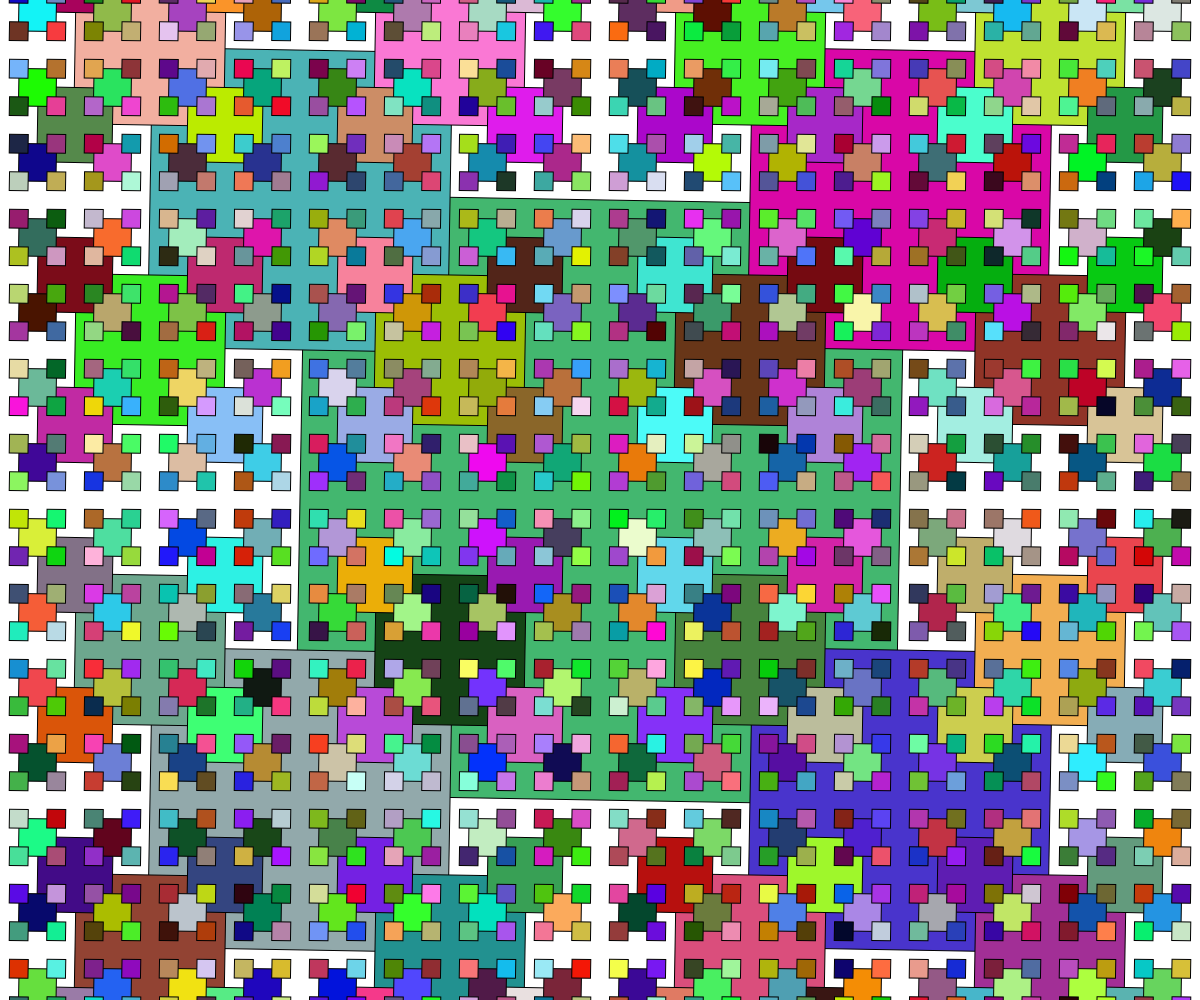
Frame 1 (no input)
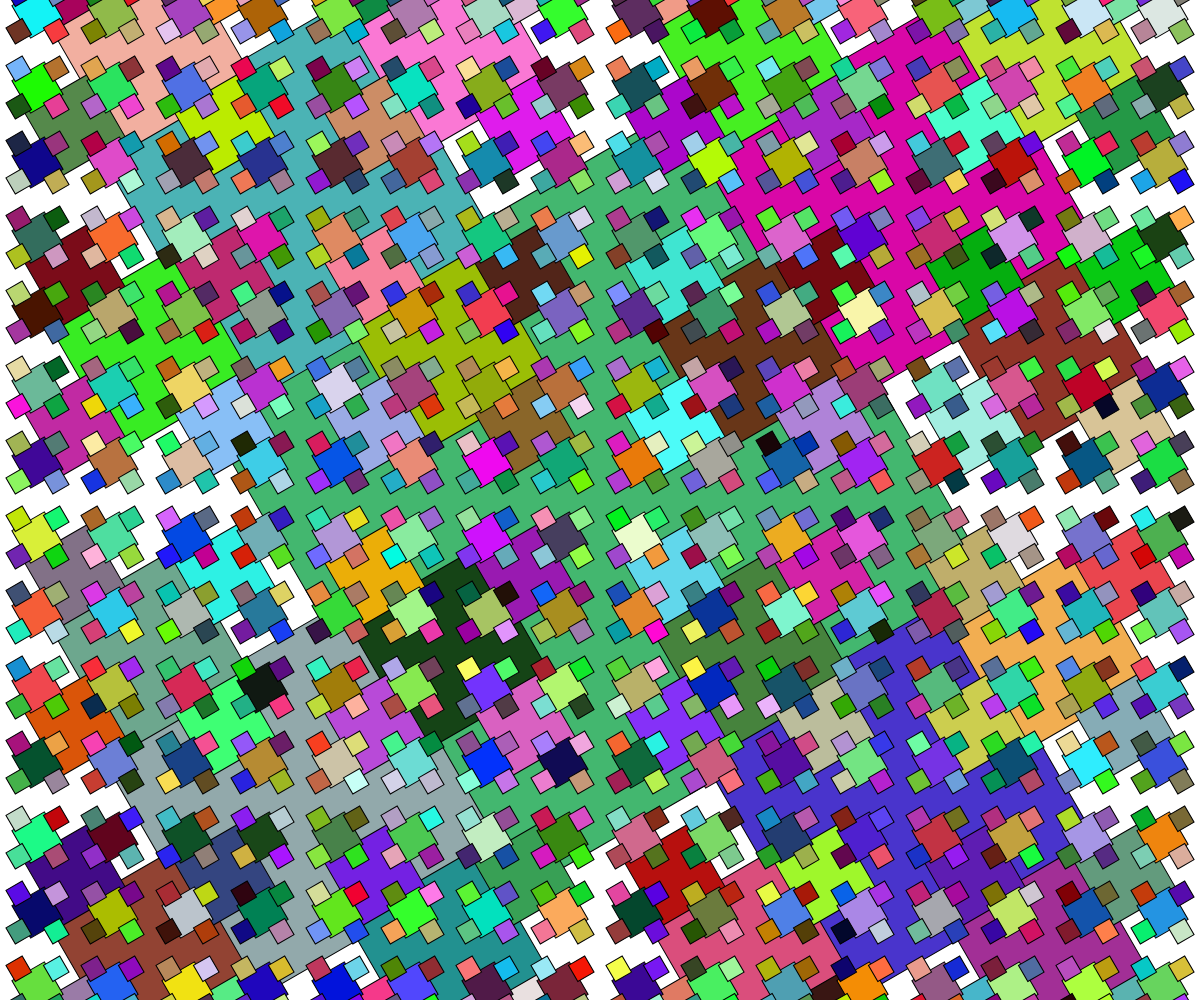
Frame 60 (no input)
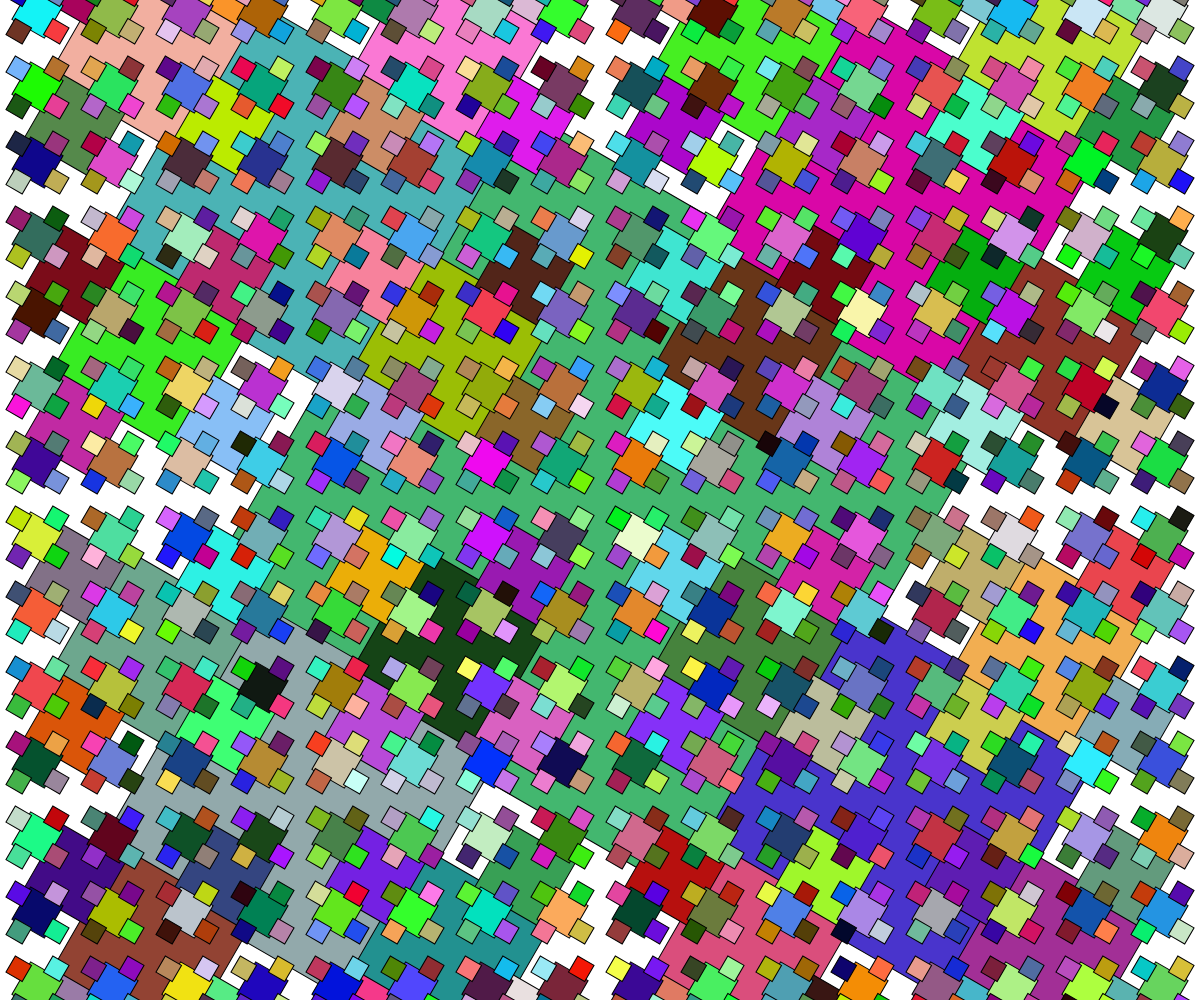
Frame 120 (the mouse pressed at the canvas centre since frame 60)

The p5.js sketch that drew these frames (run headless with seeded random() and noise() and a simulated clock; from frame 60 on, the mouse is pressed at the canvas centre):

// p5.js sketch
// ── sketch.js
// Project Title
// Your Name
// Date
//
// Extra for Experts:
// - describe what you did to take this project "above and beyond"

let seed;

function setup() {
  createCanvas(windowWidth, windowHeight);
  noFill();
  seed = random(100);
}

function draw() {
  background(255);
  randomSeed(seed);
  // circleInCircle(width/2,height/2,width);
  // cantor(width*0.1,height*0.3,width*0.8,6);
  // circleFractal(width/2, height/2, height/2);
  squareFractal(width / 2, height / 2, width / 2);
}

function squareFractal(x, y, len) {
  if (len > 10) {
    rectMode(CENTER);
    fill(random(255), random(255), random(255));
    push();
    translate(x, y);
    rotate(radians(frameCount));
    square(0, 0, len);
    pop();
    //recursive calls
    squareFractal(x - len / 2, y - len / 2, len / 2);
    squareFractal(x - len / 2, y + len / 2, len / 2);
    squareFractal(x + len / 2, y - len / 2, len / 2);
    squareFractal(x + len / 2, y + len / 2, len / 2);

  }
}


function circleFractal(x, y, d) {
  if (d > 2) {
    circle(x, y, d);

    //recursive call(s):
    circleFractal(x - d / 2, y, d / 2);
    circleFractal(x + d / 2, y, d / 2);
    circleFractal(x, y + d / 2, d / 2);
  }
  //base case
}


function cantor(x, y, len, depth) {
  if (depth > 0) {
    line(x, y, x + len, y);

    //recursive calls (left third, right third)
    let newY = y + 20;
    cantor(x, newY, len / 3, depth - 1);
    cantor(x + len * 2 / 3, newY, len / 3, depth - 1);
  }
  //base case - start to unravel
}




function circleInCircle(x, y, d) {
  print(1);
  if (d > 10) {
    //recursive case...do some visual work
    circle(x, y, d);
    let den = map(mouseX, 0, width, 1.01, 1.5);
    circleInCircle(x, y, d / den);
  }
  //implicit base case
}
